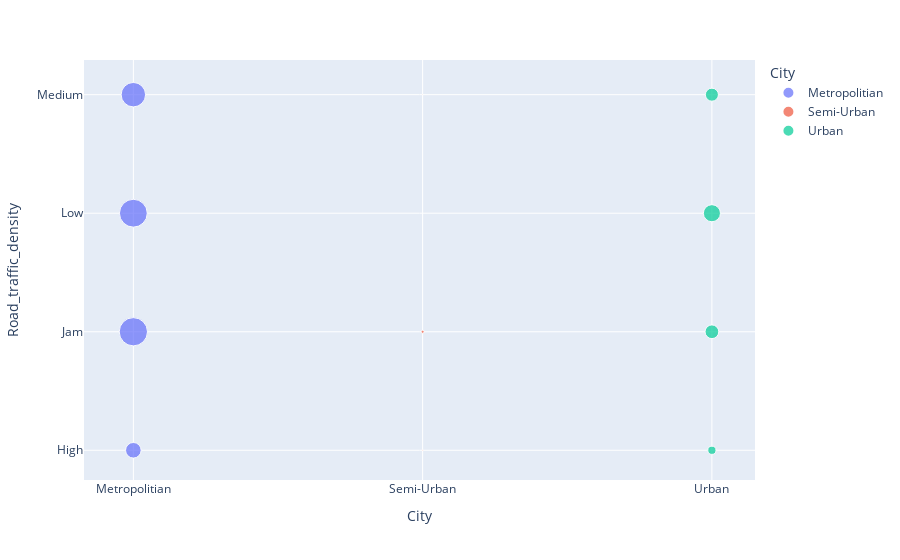

Notebook source saved alongside this figure:
### Markdown cell above
### 4. Comparação do volume de pedidos por cidade e tipo de tráfego.

### Code cell
df_aux = df1.loc[:, ['ID', 'City', 'Road_traffic_density']].groupby(['City', 'Road_traffic_density']).count().reset_index()
px.scatter(df_aux, x='City', y='Road_traffic_density', size='ID', color='City')

### Figure 1 — Plotly figure (JSON) as saved in the notebook; plotly's stock layout.template omitted (floating-point values rounded to 4 significant figures)
{"data": [{"hovertemplate": "City=%{x}<br>Road_traffic_density=%{y}<br>ID=%{marker.size}<extra></extra>", "legendgroup": "Metropolitian", "marker": {"color": "#636efa", "size": [3215, 10581, 10254, 7917], "sizemode": "area", "sizeref": 26.45, "symbol": "circle"}, "mode": "markers", "name": "Metropolitian", "orientation": "v", "showlegend": true, "type": "scatter", "x": ["Metropolitian", "Metropolitian", "Metropolitian", "Metropolitian"], "xaxis": "x", "y": ["High", "Jam", "Low", "Medium"], "yaxis": "y"}, {"hovertemplate": "City=%{x}<br>Road_traffic_density=%{y}<br>ID=%{marker.size}<extra></extra>", "legendgroup": "Semi-Urban", "marker": {"color": "#EF553B", "size": [16, 126, 10], "sizemode": "area", "sizeref": 26.45, "symbol": "circle"}, "mode": "markers", "name": "Semi-Urban", "orientation": "v", "showlegend": true, "type": "scatter", "x": ["Semi-Urban", "Semi-Urban", "Semi-Urban"], "xaxis": "x", "y": ["High", "Jam", "Medium"], "yaxis": "y"}, {"hovertemplate": "City=%{x}<br>Road_traffic_density=%{y}<br>ID=%{marker.size}<extra></extra>", "legendgroup": "Urban", "marker": {"color": "#00cc96", "size": [888, 2500, 3858, 2246], "sizemode": "area", "sizeref": 26.45, "symbol": "circle"}, "mode": "markers", "name": "Urban", "orientation": "v", "showlegend": true, "type": "scatter", "x": ["Urban", "Urban", "Urban", "Urban"], "xaxis": "x", "y": ["High", "Jam", "Low", "Medium"], "yaxis": "y"}], "layout": {"autosize": true, "legend": {"itemsizing": "constant", "title": {"text": "City"}, "tracegroupgap": 0}, "margin": {"t": 60}, "xaxis": {"anchor": "y", "autorange": true, "categoryarray": ["Metropolitian", "Semi-Urban", "Urban"], "categoryorder": "array", "domain": [0, 1], "range": [-0.1555, 2.139], "title": {"text": "City"}, "type": "category"}, "yaxis": {"anchor": "x", "autorange": true, "domain": [0, 1], "range": [-0.3368, 3.422], "title": {"text": "Road_traffic_density"}, "type": "category"}}}
